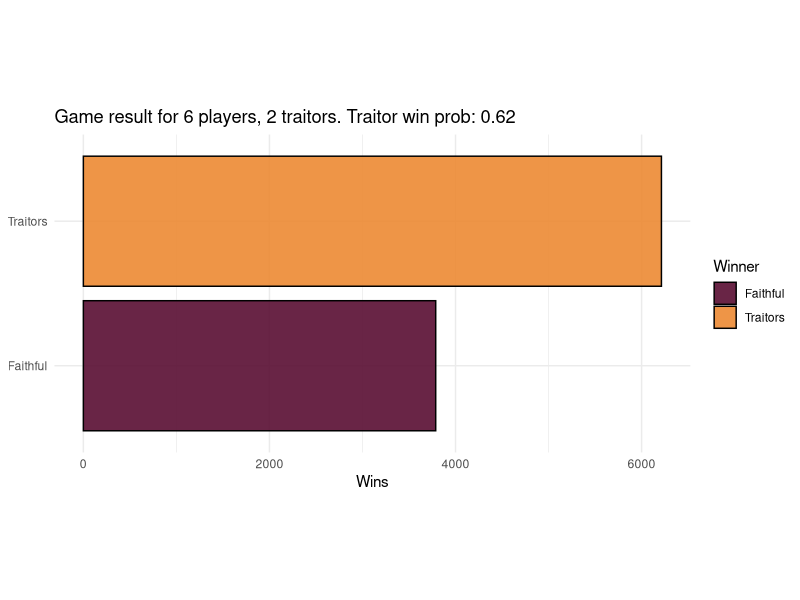
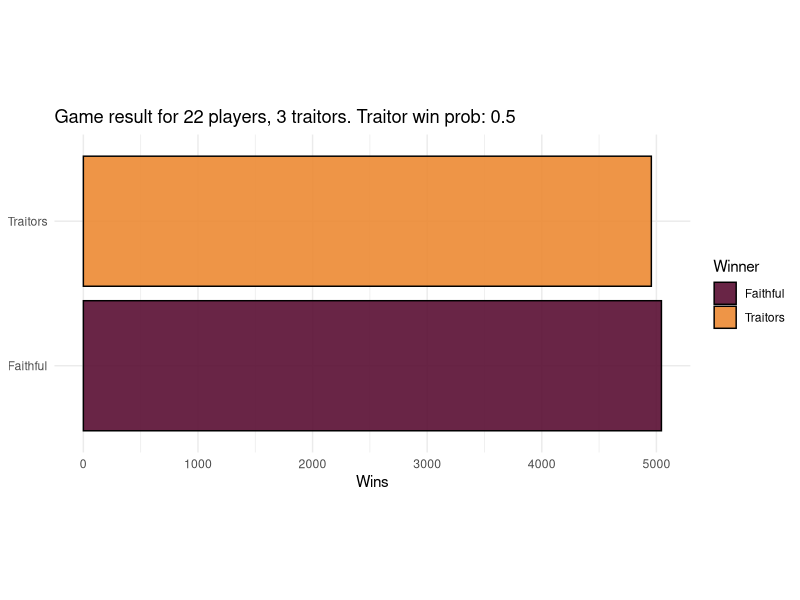
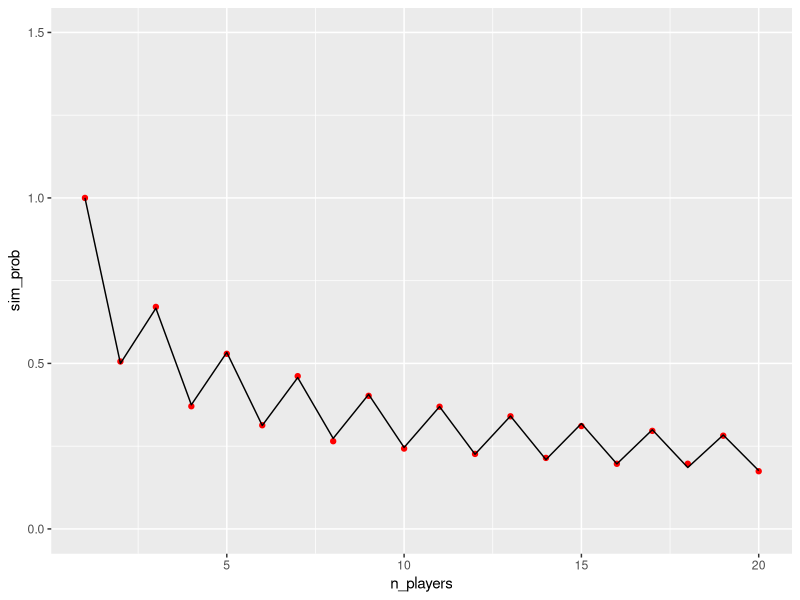
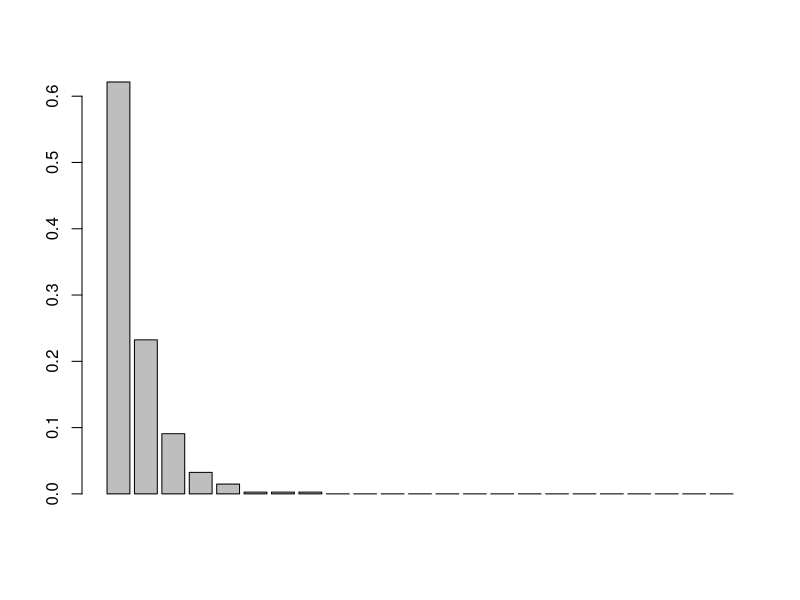
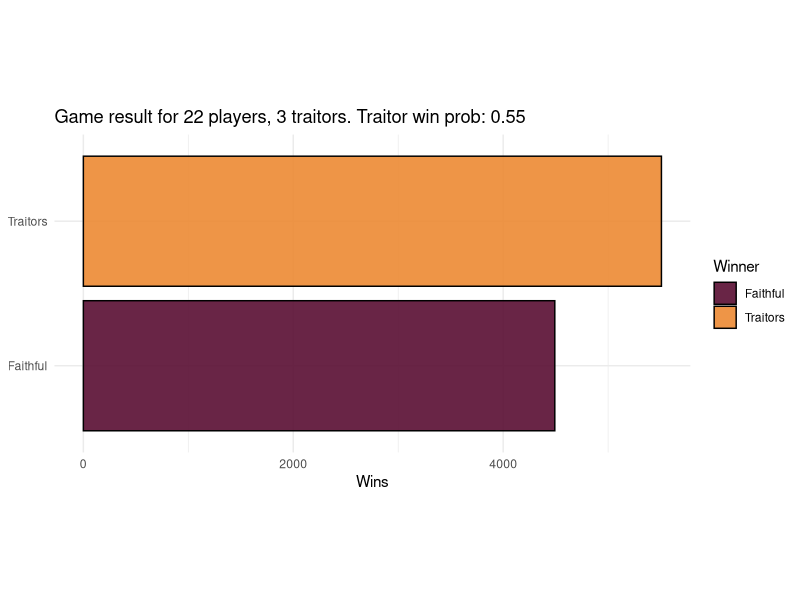
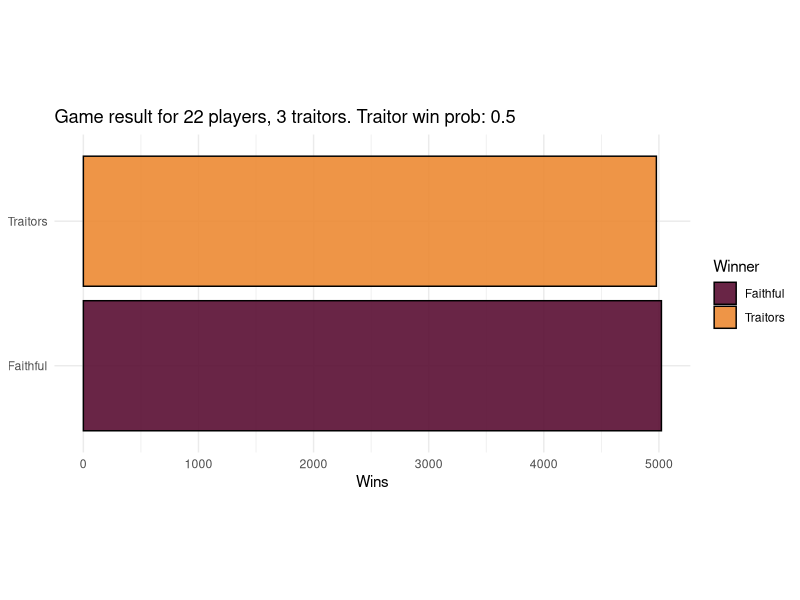
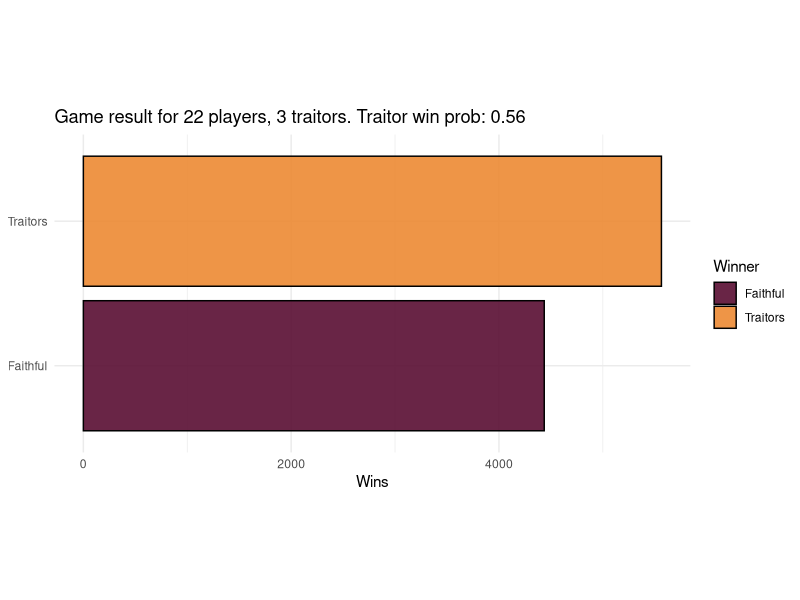
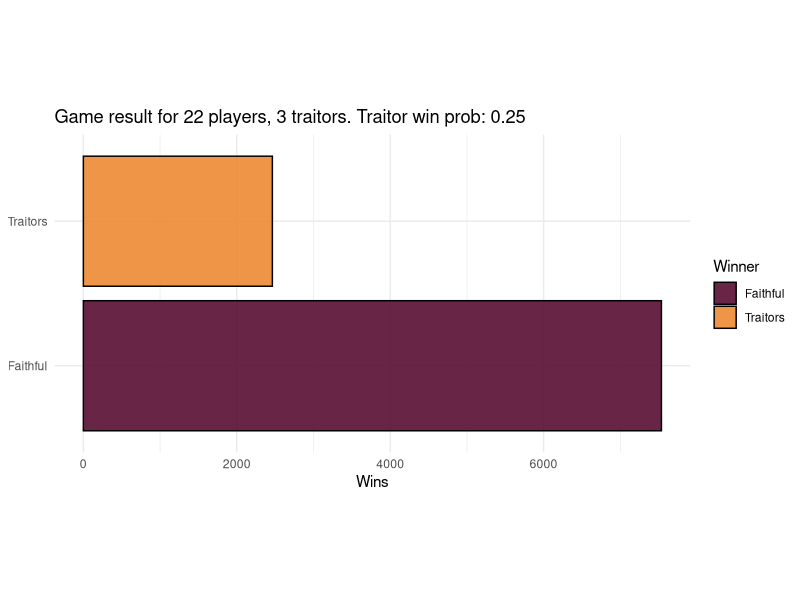

Write the R code that produced these figures, in order.
## ---- chunk 1
#| label: deps
#| code-fold: true
#| warning: false

#  Plumbing and other distracting code is behind the folds.
library(knitr)
library(tidyverse)

set.seed(42) # trad

orange <- rgb(236 / 255, 137 / 255, 51 / 255)
crimson <- rgb(89 / 255, 14 / 255, 50 / 255)
## ---- chunk 2
#| label: game-setup

game <- function(
    n_players = 6,
    n_traitors = 2,
    traitor_strategy = random_traitors,
    faithful_strategy = random_faithful) {
  while (TRUE) {
    # There's an implicit player index here:
    #  c(traitor, traitor, faithful, faithful, ..., faithful)
    # Traitors are always the leading elements in the index.

    if (n_traitors == 0 || n_players - n_traitors < n_traitors) {
      break
    }

    # DAY
    votes <- rep(0, n_players)

    if (n_players - n_traitors == 1) {
      # special case for 2 players 1 traitor
      # coded here to avoid having to handle it repeatedly
      votes[1:n_traitors] <- n_players
    } else {
      votes[1:n_traitors] <- traitor_strategy(n_players, n_traitors)
    }
    votes[(n_traitors + 1):n_players] <- faithful_strategy(n_players, n_traitors)

    banished <- which.max(tabulate(votes))

    n_players <- n_players - 1 # BANISHMENT!
    if (banished <= n_traitors) {
      n_traitors <- n_traitors - 1
    }

    if (n_traitors == 0 || n_players - n_traitors < n_traitors) {
      break
    }

    # NIGHT
    n_players <- n_players - 1 # MURDER!
  }

  list(n_players_remaining = n_players, n_traitors_remaining = n_traitors)
}

random_faithful <- function(n_players, n_traitors) {
  # vote for a single random player
  target <- sample(1:n_players, size = 1)
  rep(target, n_players - n_traitors)
}

random_traitors <- function(n_players, n_traitors) {
  # vote a single random faithful
  target <- sample((n_traitors + 1):n_players, size = 1)
  rep(target, n_traitors)
}

game()
## ---- chunk 3
#| label: fig-simulate-games

sim_games <- function(..., .game = game, .n_games = 10000) {
  1:.n_games |>
    map(\(x) .game(...), .progress = TRUE) |>
    bind_rows() |>
    mutate(
      traitors_win = n_traitors_remaining > 0,
      winner = ifelse(n_traitors_remaining > 0, "Traitors", "Faithful")
    )
}

plot_game_results <- function(results, n_players, n_traitors) {
  traitor_win_prob <- mean(results$traitors_win)

  ggplot(
    results |>
      group_by(winner) |>
      count()
  ) +
    aes(y = winner, x = n, fill = winner, label = winner) +
    geom_bar(stat = "identity", colour = "black", orientation = "y", alpha = 0.9) +
    scale_fill_manual(values = c(crimson, orange)) +
    labs(
      title = sprintf(
        "Game result for %s players, %s traitors. Traitor win prob: %s",
        n_players,
        n_traitors,
        round(traitor_win_prob, digits = 2)
      ),
      x = "Wins",
      y = NULL,
      fill = "Winner"
    ) +
    theme_minimal() +
    theme(aspect.ratio = 0.5)
}

results <- sim_games(6, 2)
plot_game_results(results, 6, 2)
## ---- chunk 4
#| label: fig-simulate-show-numbers

results <- sim_games(22, 3)
plot_game_results(results, 22, 3)
## ---- chunk 5
#| label: fig-sim-comparison
#| fig-cap: Comparison of simulated (points) to calculated (line) win probabilities.
#| code-fold: true

migdal <- function(n) {
  if (n == 1) {
    1
  } else {
    if (n %% 2 == 0) {
      prod(seq(1, n - 1, 2)) / prod(seq(2, n, 2))
    } else {
      prod(seq(2, n - 1, 2)) / prod(seq(1, n, 2))
    }
  }
}

sim_probs <- 1:20 |>
  map(\(n) mean(sim_games(n, 1)$traitors_win), .progress = TRUE) |>
  as.double()

migdal_probs <- 1:20 |>
  map(migdal) |>
  as.double()

ggplot(tibble(n_players = 1:20, sim_prob = sim_probs)) +
  aes(x = n_players, y = sim_prob) +
  geom_point(colour = "red") +
  geom_line(data = tibble(n_players = 1:20, migdal_prob = migdal_probs), mapping = aes(y = migdal_prob)) +
  scale_y_continuous(limits = c(0, 1.5))
## ---- chunk 6
#| label: real-votes
#| code-fold: true

# Some fixes were required: in Aus two players abstained from a vote, and one quit.
# I converted these into pseudo-votes for an imaginary player.

votes <- list(
  # Aus 1
  list(
    c(20, 2, 1),
    c(16, 2, 1, 1, 1),
    c(4, 4, 3, 3, 2, 1, 1, 1),
    c(11, 5, 2),
    c(7, 6, 2, 1),
    c(7, 5, 1, 1),
    c(9, 3, 1),
    c(9, 1, 1),
    c(8, 2),
    c(4, 1, 1, 1, 1),
    c(5, 1, 1),
    c(4, 1),
    c(3, 1),
    c(2, 1)
  ),

  # UK 1
  list(
    c(11, 8),
    c(8, 6, 3),
    c(11, 4),
    c(9, 4),
    c(7, 3, 1),
    c(7, 1, 1),
    c(6, 2),
    c(4, 2),
    c(3, 2),
    c(1, 3),
    c(3, 0)
  ),

  # UK 2
  list(
    c(17, 1, 1),
    c(10, 6, 1),
    c(7, 6, 2, 1),
    c(7, 4, 1, 1, 1),
    c(6, 5, 2, 1),
    c(7, 3, 2, 1),
    c(6, 2, 2),
    c(4, 2, 1, 1),
    c(4, 2),
    c(4, 1),
    c(2, 2),
    c(3, 1),
    c(3, 0)
  ),

  # US
  list(
    c(15, 2, 2, 1, 1),
    c(4, 4, 4, 3, 1, 1, 1, 1),
    c(7, 6, 3),
    c(14, 1, 1, 1, 1),
    c(12, 2, 1, 1),
    c(7, 3, 2, 1, 1),
    c(9, 2, 1),
    c(7, 4),
    c(6, 2, 1),
    c(6, 1, 1),
    c(4, 1, 1),
    c(4, 1),
    c(4, 0),
    c(3, 1),
    c(1, 2),
    c(2, 1)
  )
)

pad <- function(v, new_length, value) {
  v2 <- rep(value, new_length)
  v2[1:length(v)] <- v
  v2
}

votes_df <- tibble(v = flatten(votes)) |>
  rowwise() |>
  filter(sum(v) > 5) |> # ignore the finals, which are a little different
  mutate(
    n_players = sum(v),
    v = list(pad(v, n_players, 0)), # pad 0s for with each player that didn't receive a vote
  )
## ---- chunk 7
#| label: tbl-unnecessary-chisq
#| tbl-cap: Completely unnecessary $\chi^2$ goodness-of-fit tests.

votes_df |>
  mutate(p.value = chisq.test(v, simulate.p.value = TRUE)["p.value"]) |>
  unnest(p.value) |>
  kable(digits = 5)
## ---- chunk 8
#| label: fig-est-multinomial
#| fig-cap: Mean of normalised vote counts across each round.
n_rounds <- nrow(votes_df)
n_players <- max(votes_df$n_players)

mat <- matrix(0, nrow = n_rounds, ncol = n_players)

for (i in 1:n_rounds) {
  v <- votes_df$v[[i]]
  mat[i, 1:length(v)] <- v / sum(v)
}

vote_prob <- colSums(mat) / nrow(mat)

barplot(vote_prob)
## ---- chunk 9
#| label: herding-strat

random_herd <- function(n_players, n_traitors) {
  shuffled <- sample(n_players, n_players)
  sample(shuffled, size = n_players - n_traitors, replace = TRUE, prob = vote_prob[1:n_players])
}

results <- sim_games(n_players = 22, n_traitors = 3, traitor_strategy = random_traitors, faithful_strategy = random_herd)
plot_game_results(results, 22, 3)
## ---- chunk 10
#| label: game2
game2 <- function(
    n_players = 22,
    n_traitors = 3,
    traitors_influence = no_influence,
    faithfuls_influence = no_influence,
    traitors_strategy = random_traitors2,
    faithfuls_strategy = random_faithful2) {
  while (TRUE) {
    # There's an implicit player index here:
    #  c(traitor, traitor, faithful, faithful, ..., faithful)
    # Traitors are always the leading elements in the index.

    if (n_traitors == 0 || n_players - n_traitors < n_traitors) {
      break
    }

    # DAY
    suspicions <- rep(1, n_players) |>
      traitors_influence(n_traitors) |>
      faithfuls_influence(n_traitors)
    suspicions <- suspicions / sum(suspicions)

    votes <- rep(0, n_players)

    if (n_players - n_traitors == 1) {
      # special case for 2 players 1 traitor
      # coded here to avoid having to handle it repeatedly
      votes[1:n_traitors] <- n_players
    } else {
      votes[1:n_traitors] <- traitors_strategy(suspicions, n_players, n_traitors)
    }
    votes[(n_traitors + 1):n_players] <- faithfuls_strategy(suspicions, n_players, n_traitors)

    banished <- which.max(tabulate(votes))

    n_players <- n_players - 1 # BANISHMENT!
    if (banished <= n_traitors) {
      n_traitors <- n_traitors - 1
    }

    if (n_traitors == 0 || n_players - n_traitors < n_traitors) {
      break
    }

    # NIGHT
    n_players <- n_players - 1 # MURDER!
  }

  list(n_players_remaining = n_players, n_traitors_remaining = n_traitors)
}

random_faithful2 <- function(suspicions, n_players, n_traitors) {
  # vote for a single random player
  target <- sample(1:n_players, size = 1)
  rep(target, n_players - n_traitors)
}

random_traitors2 <- function(suspicions, n_players, n_traitors) {
  # as before: vote a single random faithful
  target <- sample((n_traitors + 1):n_players, size = 1)
  rep(target, n_traitors)
}

no_influence <- function(suspicions, n_traitors) suspicions
## ---- chunk 11
#| label: game2-balanced
results <- sim_games(.game = game2)
plot_game_results(results, 22, 3)
## ---- chunk 12
#| label: game2-random-herd
random_herd2 <- function(suspicion, n_players, n_traitors) {
  shuffled <- sample(n_players, n_players)
  sample(shuffled, size = n_players - n_traitors, replace = TRUE, prob = vote_prob[1:n_players])
}

results <- sim_games(faithfuls_strategy = random_herd2, .game = game2)
plot_game_results(results, 22, 3)
## ---- chunk 13
#| label: suspicion-fn
increased_suspicion <- function(suspicion_factor) {
  function(suspicions, n_traitors) {
    suspicions[1:n_traitors] <- suspicion_factor
    suspicions
  }
}

# e.g. increased_suspicion(2) returns a function that updates the traitors' suspicion values to 2
## ---- chunk 14
#| label: suspicious-herd

suspicious_herd <- function(suspicions, n_players, n_traitors) {
  shuffled <- sample(n_players, size = n_players, prob = suspicions)
  sample(shuffled, size = n_players - n_traitors, replace = TRUE, prob = vote_prob[1:n_players])
}
## ---- chunk 15
results <- sim_games(faithfuls_influence = increased_suspicion(2), faithfuls_strategy = suspicious_herd, .game = game2)
plot_game_results(results, 22, 3)
## ---- chunk 16
#| label: fig-suspicion
#| fig-cap: Traitor win probability as a function of suspicion.
suspicions <- c(0.5, 1.0, 1.2, 1.5, 2.0, 5.0, 10.0)
s_df <- suspicions |>
  map(
    \(s)
    sim_games(
      n_players = 22,
      n_traitors = 3,
      faithfuls_influence = increased_suspicion(s),
      faithfuls_strategy = suspicious_herd,
      .game = game2
    ) |>
      mutate(suspicion = s),
    .progress = TRUE
  ) |>
  bind_rows() |>
  group_by(suspicion) |>
  summarise(traitor_win_prob = mean(traitors_win))

ggplot(s_df) +
  aes(x = suspicion, y = traitor_win_prob) +
  geom_area(fill = orange, colour = "black") +
  scale_x_continuous(breaks = seq(0, 10, 1)) +
  scale_y_continuous(limits = c(0, 1)) +
  labs(
    x = "Suspicion relative to faithful",
    y = "Traitors win probability"
  ) +
  theme_minimal()
## ---- chunk 17
sow_suspicion <- function(suspicion_factor) {
  function(suspicions, n_traitors) {
    suspicions[n_traitors + 1] <- suspicion_factor
    suspicions
  }
}

results <- sim_games(
  traitors_influence = sow_suspicion(2),
  faithfuls_influence = increased_suspicion(2),
  faithfuls_strategy = suspicious_herd,
  .game = game2
)
plot_game_results(results, 22, 3)
